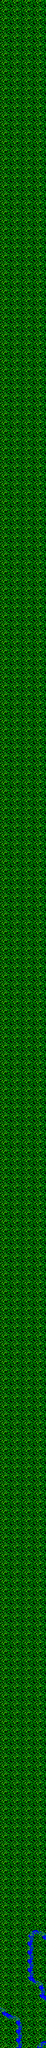

A 2D game scene composited from a Tiled map and its tileset images. What follows is a short description and the map's XML, with each tile layer's data collapsed to a summary:
An orthogonal 16x700 tile map with 32x32 px tiles, 1 tile layer (Calque de Tuiles 1).

<map version="1.4" tiledversion="1.4.2" orientation="orthogonal" renderorder="right-down" width="16" height="700" tilewidth="32" tileheight="32" infinite="0" nextlayerid="2" nextobjectid="1">
 <editorsettings>
  <export target="goldo2.csv" format="csv" />
 </editorsettings>
 <tileset firstgid="1" name="GoldoCPC_tiles_Level3-4et5" tilewidth="32" tileheight="32" tilecount="240" columns="20">
  <image source="GoldoCPC_tiles_Level3-4et5.png" trans="ff00ff" width="640" height="400" />
 </tileset>
 <layer id="1" name="Calque de Tuiles 1" width="16" height="700">
  <data>[11200 cells, 11200 non-empty, 47 distinct tile ids]</data>
 </layer>
</map>
